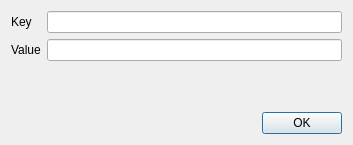
<?xml version="1.0" encoding="UTF-8"?>
<ui version="4.0">
 <class>Dialog</class>
 <widget class="QDialog" name="Dialog">
  <property name="geometry">
   <rect>
    <x>0</x>
    <y>0</y>
    <width>353</width>
    <height>145</height>
   </rect>
  </property>
  <property name="windowTitle">
   <string>Dialog</string>
  </property>
  <layout class="QFormLayout" name="formLayout">
   <item row="1" column="0">
    <widget class="QLabel" name="label">
     <property name="text">
      <string>Key</string>
     </property>
    </widget>
   </item>
   <item row="1" column="1">
    <widget class="QLineEdit" name="edit_key"/>
   </item>
   <item row="3" column="0">
    <widget class="QLabel" name="label_2">
     <property name="text">
      <string>Value</string>
     </property>
    </widget>
   </item>
   <item row="3" column="1">
    <widget class="QLineEdit" name="edit_value"/>
   </item>
   <item row="4" column="1">
    <spacer name="verticalSpacer_2">
     <property name="orientation">
      <enum>Qt::Orientation::Vertical</enum>
     </property>
     <property name="sizeHint" stdset="0">
      <size>
       <width>20</width>
       <height>40</height>
      </size>
     </property>
    </spacer>
   </item>
   <item row="5" column="0" colspan="2">
    <widget class="QDialogButtonBox" name="buttonBox">
     <property name="orientation">
      <enum>Qt::Orientation::Horizontal</enum>
     </property>
     <property name="standardButtons">
      <set>QDialogButtonBox::StandardButton::Ok</set>
     </property>
    </widget>
   </item>
  </layout>
 </widget>
 <resources/>
 <connections>
  <connection>
   <sender>buttonBox</sender>
   <signal>accepted()</signal>
   <receiver>Dialog</receiver>
   <slot>accept()</slot>
   <hints>
    <hint type="sourcelabel">
     <x>248</x>
     <y>254</y>
    </hint>
    <hint type="destinationlabel">
     <x>157</x>
     <y>274</y>
    </hint>
   </hints>
  </connection>
  <connection>
   <sender>buttonBox</sender>
   <signal>rejected()</signal>
   <receiver>Dialog</receiver>
   <slot>reject()</slot>
   <hints>
    <hint type="sourcelabel">
     <x>316</x>
     <y>260</y>
    </hint>
    <hint type="destinationlabel">
     <x>286</x>
     <y>274</y>
    </hint>
   </hints>
  </connection>
 </connections>
</ui>
